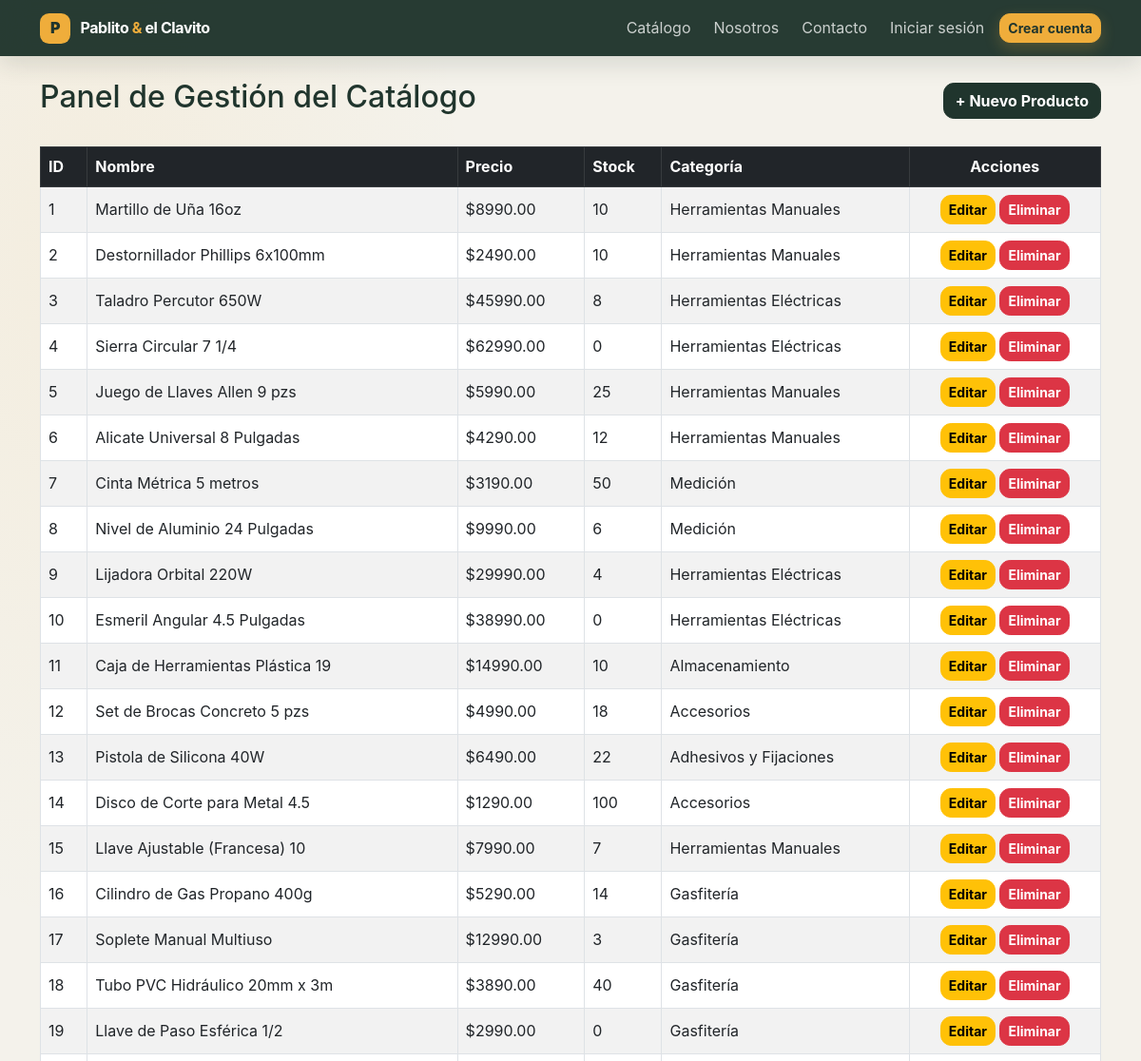
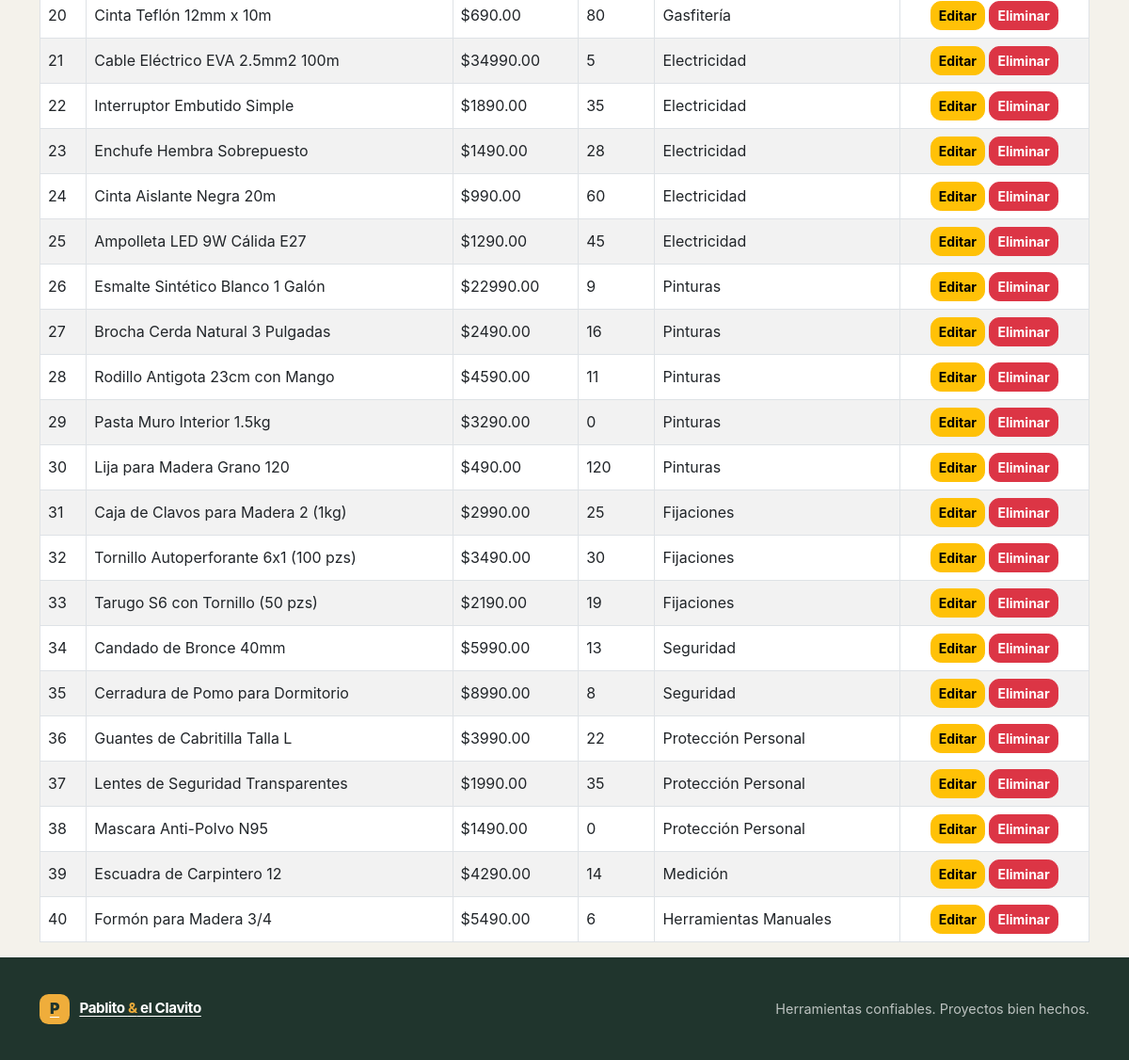
The page /sitio/panel/ on the database its author committed (2 pictures, top to bottom).
### ferreteria/models.py (models this page shows, shortened)
class Producto(models.Model):
    nombre = models.CharField(max_length=150)
    stock = models.PositiveIntegerField(default=0)
    precio = models.DecimalField(max_length=10, decimal_places=2, max_digits=10)
    categoria = models.ForeignKey(Categoria, on_delete=models.CASCADE, related_name='productos')
    imagen = models.URLField(max_length=500, blank=True, null=True)

class Categoria(models.Model):
    nombre = models.CharField(max_length=100)
    def __str__(self):
        return self.nombre

### ferreteria/views.py (the view)
# urls.py: path('sitio/panel/', views.panel_administracion, name='panel_administracion'),
def panel_administracion(request):
    productos = Producto.objects.all()
    return render(request, 'panel_admin.html', {'productos': productos})

### ferreteria/templates/panel_admin.html
{% extends 'base.html' %}
{% block content %}
<div class="container mt-4">
    <div class="d-flex justify-content-between align-items-center mb-4">
        <h2>Panel de Gestión del Catálogo</h2>
        <a href="{% url 'producto_crear_web' %}" class="btn btn-primary">+ Nuevo Producto</a>
    </div>
    <table class="table table-striped table-bordered align-middle">
        <thead class="table-dark">
            <tr>
                <th>ID</th>
                <th>Nombre</th>
                <th>Precio</th>
                <th>Stock</th>
                <th>Categoría</th>
                <th class="text-center">Acciones</th>
            </tr>
        </thead>
        <tbody>
            {% for producto in productos %}
            <tr>
                <td>{{ producto.id }}</td>
                <td>{{ producto.nombre }}</td>
                <td>${{ producto.precio }}</td>
                <td>{{ producto.stock }}</td>
                <td>{{ producto.categoria }}</td>
                <td class="text-center">
                    <a href="{% url 'producto_editar_web' producto.id %}" class="btn btn-sm btn-warning">Editar</a>
                    <a href="{% url 'producto_eliminar_web' producto.id %}" class="btn btn-sm btn-danger">Eliminar</a>
                </td>
            </tr>
            {% empty %}
            <tr>
                <td colspan="6" class="text-center text-muted">No hay productos registrados.</td>
            </tr>
            {% endfor %}
        </tbody>
    </table>
</div>
{% endblock %}

### ferreteria/templates/base.html (shortened to what this page needs)
{% load static %}
<!DOCTYPE html>
<html lang="es">
<head>
    <link href="https://cdn.jsdelivr.net/npm/bootstrap@5.3.0/dist/css/bootstrap.min.css" rel="stylesheet">
    <link href="{% static 'ferreteria/site.css' %}?v=3" rel="stylesheet">
</head>
<body>
    <nav class="navbar navbar-expand-lg site-navbar sticky-top">
        <div class="container">
            <a class="navbar-brand brand" href="{% url 'home' %}">
                <span class="brand-mark" aria-hidden="true">P</span>
                <span>Pablito <span class="brand-amp">&</span> el Clavito</span>
            </a>
            <div class="collapse navbar-collapse" id="mainNavigation">
                <ul class="navbar-nav ms-auto align-items-lg-center gap-lg-2">
                    <li class="nav-item"><a class="nav-link" href="{% url 'home' %}#catalogo">Catálogo</a></li>
                    <li class="nav-item"><a class="nav-link" href="{% url 'home' %}#nosotros">Nosotros</a></li>
                    <li class="nav-item"><a class="nav-link" href="{% url 'home' %}#ubicacion">Contacto</a></li>
                    {% if user.is_authenticated %}
                        <li class="nav-item"><a class="nav-link" href="{% url 'ver_carrito' %}">Mi carrito</a></li>
                        {% if user.is_staff %}
                            <li class="nav-item"><a class="nav-link" href="{% url 'panel_administracion' %}">Administración</a></li>
                        {% endif %}
                        <li class="nav-item dropdown">
                            <a class="nav-link dropdown-toggle" href="#" id="navbarReportes" role="button" data-bs-toggle="dropdown" aria-expanded="false">
                                Reportes
                            </a>
                            <ul class="dropdown-menu" aria-labelledby="navbarReportes">
                                <li><a class="dropdown-item" href="{% url 'reporte_agrupacion' %}">Resumen por Categoría</a></li>
                                <li><a class="dropdown-item" href="{% url 'reporte_umbral' %}">Stock Crítico</a></li>
                            </ul>
                        </li>
                        <li class="nav-item">
                            <a class="nav-link" href="{% url 'contacto' %}">Contacto / Consultas</a>
                        </li>
                        <li class="nav-item"><span class="nav-user">Hola, {{ user.username }}</span></li>
                        <li class="nav-item">
                            <form action="{% url 'logout' %}" method="post">
                                {% csrf_token %}
                                <button type="submit" class="btn btn-outline-light btn-sm">Cerrar sesión</button>
                            </form>
                        </li>
                    {% else %}
                        <li class="nav-item"><a class="nav-link" href="{% url 'login' %}">Iniciar sesión</a></li>
                        <li class="nav-item"><a class="btn btn-accent btn-sm" href="{% url 'registro' %}">Crear cuenta</a></li>
                    {% endif %}
                </ul>
            </div>
        </div>
    </nav>
    <main>
        {% block content %}{% endblock %}
    </main>
    <footer class="site-footer">
        <div class="container footer-inner">
            <a class="brand footer-brand" href="{% url 'home' %}">
                <span class="brand-mark" aria-hidden="true">P</span>
                <span>Pablito <span class="brand-amp">&</span> el Clavito</span>
            </a>
            <p>Herramientas confiables. Proyectos bien hechos.</p>
        </div>
    </footer>
</body>
</html>

### ferreteria/static/ferreteria/site.css (style rules this page uses)
:root { --ink: #20352d; --muted: #68776f; --accent: #efad3b; --accent-dark: #d58e1a; --paper: #f4f2eb; --line: #e3e1d8; --green: #426c52; }
body { background: radial-gradient(ellipse at 8% 12%, rgb(239 173 59 / 7%), transparent 25rem), var(--paper); color: var(--ink); font-family: Inter, "Segoe UI", Arial, sans-serif; line-height: 1.6; }
a { color: var(--green); text-underline-offset: .2em; }
.site-navbar { background: rgb(32 53 45 / 97%); box-shadow: 0 8px 26px rgb(32 53 45 / 14%); backdrop-filter: blur(14px); }
.brand { display: inline-flex; align-items: center; gap: .65rem; color: #fff; font-size: 1rem; font-weight: 750; letter-spacing: -.025em; }
.brand-amp { color: var(--accent); }
.brand-mark { display: grid; width: 2rem; height: 2rem; place-items: center; border-radius: .6rem; background: var(--accent); color: var(--ink); font-size: 1rem; font-weight: 900; }
.site-navbar .nav-link { padding: .55rem .8rem; border-radius: 999px; color: rgb(255 255 255 / 76%); transition: color .2s ease, background .2s ease; }
.btn-accent { border-color: var(--accent); background: var(--accent); color: var(--ink); font-weight: 700; box-shadow: 0 6px 16px rgb(239 173 59 / 22%); }
.btn-primary { border-color: var(--ink); background: var(--ink); }
.btn { border-radius: .7rem; font-weight: 650; transition: transform .2s ease, box-shadow .2s ease, background .2s ease; }
.site-footer { padding: 2.4rem 0; background: var(--ink); color: rgb(255 255 255 / 70%); }
.footer-inner { display: flex; flex-wrap: wrap; align-items: center; justify-content: space-between; gap: 1rem; }
.footer-inner p { margin: 0; font-size: .9rem; }
.footer-brand { font-size: .95rem; }

### rows shown on the page
Producto: id "1", nombre "Martillo de Uña 16oz", precio "8990.00", stock "10", categoria "Herramientas Manuales"
Producto: id "2", nombre "Destornillador Phillips 6x100mm", precio "2490.00", stock "10", categoria "Herramientas Manuales"
Producto: id "3", nombre "Taladro Percutor 650W", precio "45990.00", stock "8", categoria "Herramientas Eléctricas"
Producto: id "4", nombre "Sierra Circular 7 1/4", precio "62990.00", stock "0", categoria "Herramientas Eléctricas"
Producto: id "5", nombre "Juego de Llaves Allen 9 pzs", precio "5990.00", stock "25", categoria "Herramientas Manuales"
Producto: id "6", nombre "Alicate Universal 8 Pulgadas", precio "4290.00", stock "12", categoria "Herramientas Manuales"
Producto: id "7", nombre "Cinta Métrica 5 metros", precio "3190.00", stock "50", categoria "Medición"
Producto: id "8", nombre "Nivel de Aluminio 24 Pulgadas", precio "9990.00", stock "6", categoria "Medición"
Producto: id "9", nombre "Lijadora Orbital 220W", precio "29990.00", stock "4", categoria "Herramientas Eléctricas"
Producto: id "10", nombre "Esmeril Angular 4.5 Pulgadas", precio "38990.00", stock "0", categoria "Herramientas Eléctricas"
Producto: id "11", nombre "Caja de Herramientas Plástica 19", precio "14990.00", stock "10", categoria "Almacenamiento"
Producto: id "12", nombre "Set de Brocas Concreto 5 pzs", precio "4990.00", stock "18", categoria "Accesorios"
Producto: id "13", nombre "Pistola de Silicona 40W", precio "6490.00", stock "22", categoria "Adhesivos y Fijaciones"
Producto: id "14", nombre "Disco de Corte para Metal 4.5", precio "1290.00", stock "100", categoria "Accesorios"
Producto: id "15", nombre "Llave Ajustable (Francesa) 10", precio "7990.00", stock "7", categoria "Herramientas Manuales"
Producto: id "16", nombre "Cilindro de Gas Propano 400g", precio "5290.00", stock "14", categoria "Gasfitería"
Producto: id "17", nombre "Soplete Manual Multiuso", precio "12990.00", stock "3", categoria "Gasfitería"
Producto: id "18", nombre "Tubo PVC Hidráulico 20mm x 3m", precio "3890.00", stock "40", categoria "Gasfitería"
Producto: id "19", nombre "Llave de Paso Esférica 1/2", precio "2990.00", stock "0", categoria "Gasfitería"
Producto: id "20", nombre "Cinta Teflón 12mm x 10m", precio "690.00", stock "80", categoria "Gasfitería"
Producto: id "21", nombre "Cable Eléctrico EVA 2.5mm2 100m", precio "34990.00", stock "5", categoria "Electricidad"
Producto: id "22", nombre "Interruptor Embutido Simple", precio "1890.00", stock "35", categoria "Electricidad"
Producto: id "23", nombre "Enchufe Hembra Sobrepuesto", precio "1490.00", stock "28", categoria "Electricidad"
Producto: id "24", nombre "Cinta Aislante Negra 20m", precio "990.00", stock "60", categoria "Electricidad"
Producto: id "25", nombre "Ampolleta LED 9W Cálida E27", precio "1290.00", stock "45", categoria "Electricidad"
Producto: id "26", nombre "Esmalte Sintético Blanco 1 Galón", precio "22990.00", stock "9", categoria "Pinturas"
Producto: id "27", nombre "Brocha Cerda Natural 3 Pulgadas", precio "2490.00", stock "16", categoria "Pinturas"
Producto: id "28", nombre "Rodillo Antigota 23cm con Mango", precio "4590.00", stock "11", categoria "Pinturas"
Producto: id "29", nombre "Pasta Muro Interior 1.5kg", precio "3290.00", stock "0", categoria "Pinturas"
Producto: id "30", nombre "Lija para Madera Grano 120", precio "490.00", stock "120", categoria "Pinturas"
Producto: id "31", nombre "Caja de Clavos para Madera 2 (1kg)", precio "2990.00", stock "25", categoria "Fijaciones"
Producto: id "32", nombre "Tornillo Autoperforante 6x1 (100 pzs)", precio "3490.00", stock "30", categoria "Fijaciones"
Producto: id "33", nombre "Tarugo S6 con Tornillo (50 pzs)", precio "2190.00", stock "19", categoria "Fijaciones"
Producto: id "34", nombre "Candado de Bronce 40mm", precio "5990.00", stock "13", categoria "Seguridad"
Producto: id "35", nombre "Cerradura de Pomo para Dormitorio", precio "8990.00", stock "8", categoria "Seguridad"
Producto: id "36", nombre "Guantes de Cabritilla Talla L", precio "3990.00", stock "22", categoria "Protección Personal"
Producto: id "37", nombre "Lentes de Seguridad Transparentes", precio "1990.00", stock "35", categoria "Protección Personal"
Producto: id "38", nombre "Mascara Anti-Polvo N95", precio "1490.00", stock "0", categoria "Protección Personal"
Producto: id "39", nombre "Escuadra de Carpintero 12", precio "4290.00", stock "14", categoria "Medición"
Producto: id "40", nombre "Formón para Madera 3/4", precio "5490.00", stock "6", categoria "Herramientas Manuales"
